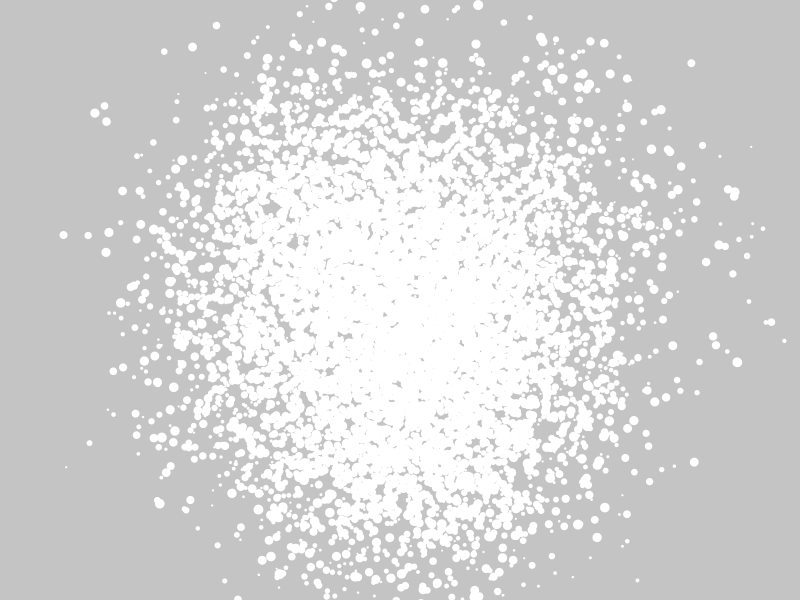
Frame 1 (no input)
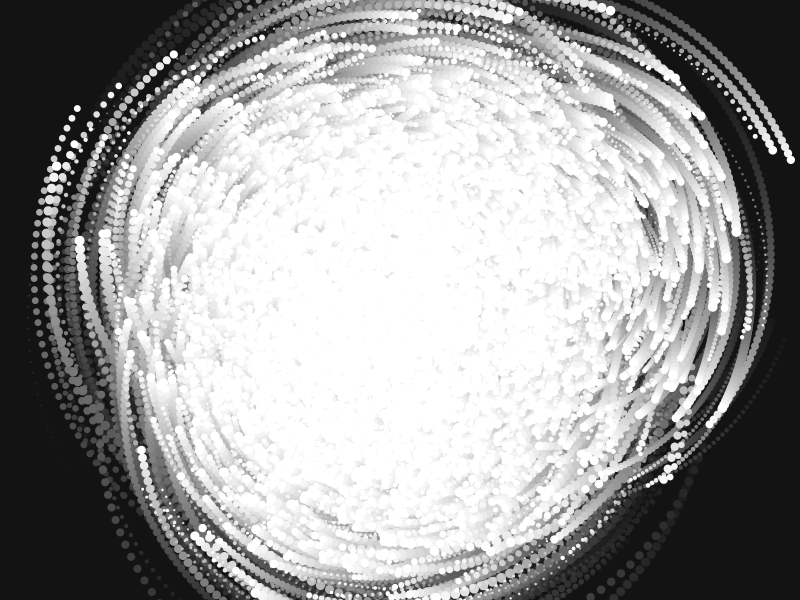
Frame 60 (the mouse pressed at the canvas centre just before this capture)
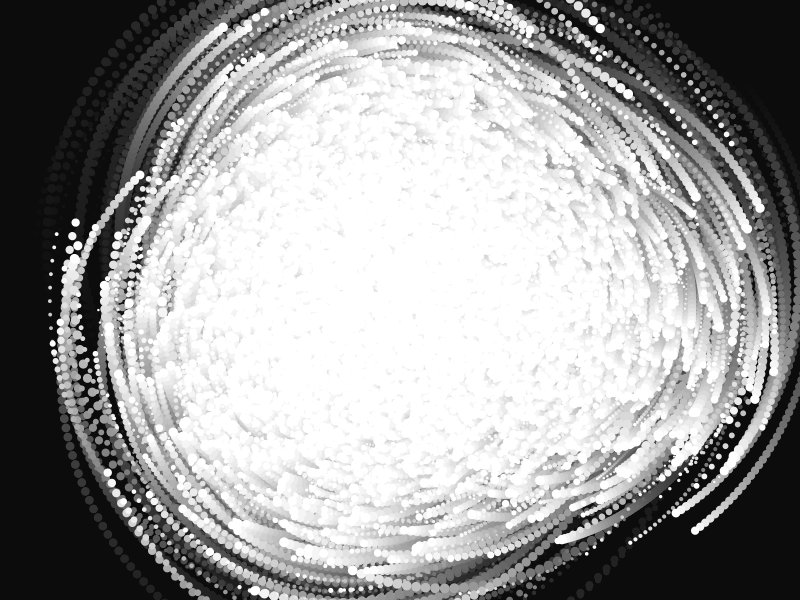
Frame 120 (the mouse held since frame 60 and released just before this capture)

The Processing sketch that drew these frames (run headless with seeded random() and noise(); from frame 60 on, the mouse is pressed at the canvas centre):

// Processing sketch: recursion_example
// ── recursion_example.pde
int nc = 3;
planet sun;

void setup()
{
  size(800,600); 
  sun=new planet(4);
  sun.dist = 0.0;
  sun.speed = 0.0;
} 

void draw()
{
  noStroke();
  fill(0,0,0,10);
  rect(0,0,width,height);
  fill(255);
  translate(width/2,height/2);
  scale(0.2);
  
  sun.display();
  sun.update();
  
}

// ── planet.pde
class planet
{
  float angle = 0.0;
  float dist = 100.0;
  float speed = 1.0;
  float size =  30.0;
  int nm = 0;
  planet[] moons;
  int gen = 0;

  planet(int _gen)
  {
    this.gen = _gen;
    this.angle = random(360);
    this.dist = random(50,600);
    this.speed = random(0.1,1);
    this.size = random(10,50);
    this.nm = floor(random(1,16));
    if(this.gen > 0)
    {
      this.moons = new planet[this.nm];
      for(int i = 0; i < this.nm; i = i + 1)
      {
        this.moons[i]=new planet(_gen - 1);
      }
    }  
  }

  void update()
  {
    this.angle = this.angle + this.speed;
  }
  
  void display()
  {
    pushMatrix();
     rotate(radians(this.angle));
     translate(this.dist,0);
     circle(0,0,this.size);
     if(this.gen > 0)
     {
       for(int i = 0; i < nm; i = i + 1)
       {
         this.moons[i].display();
         this.moons[i].update();
       }  
     }
    popMatrix();  
  }


  
}
